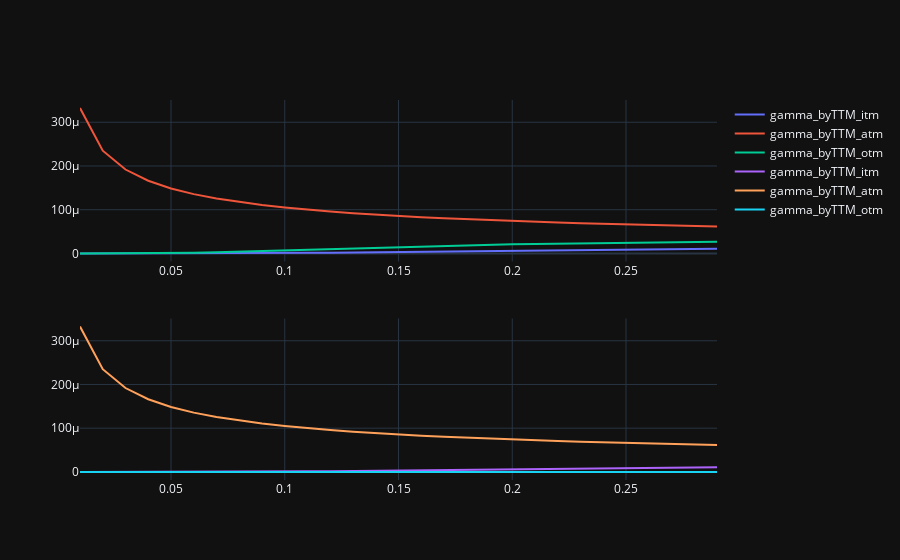

Notebook code for this chart:
### Code cell
# Gamma
#ttm

# 虚/实值程度一致的期权
gamma_itm = []
gamma_atm = []
gamma_otm = []

fig = make_subplots(2,1)

for i in np.arange(0.01,0.3,0.01):
    gamma_itm.append((get_all_greeks('c', 40000, 30000, i, 0, 0.3)['gamma'])[0])
    gamma_atm.append((get_all_greeks('c', 40000, 40000, i, 0, 0.3)['gamma'])[0])
    gamma_otm.append((get_all_greeks('c',40000,50000,i,0,0.3)['gamma'])[0])

trace = go.Scatter(x=np.arange(0.01,0.3,0.01),
                   y=gamma_itm,
                   mode='lines',
                   name='gamma_byTTM_itm')
trace1 = go.Scatter(x=np.arange(0.01,0.3,0.01),
                   y=gamma_atm,
                   mode='lines',
                   name='gamma_byTTM_atm')
trace2 = go.Scatter(x=np.arange(0.01,0.3,0.01),
                   y=gamma_otm,
                   mode='lines',
                   name='gamma_byTTM_otm')

fig.add_trace(trace,row=1,col=1)
fig.add_trace(trace1,row=1,col=1)
fig.add_trace(trace2,row=1,col=1)

# 提高虚值程度
gamma_itm = []
gamma_atm = []
gamma_otm = []

for i in np.arange(0.01,0.3,0.01):
    gamma_itm.append((get_all_greeks('c', 40000, 30000, i, 0, 0.3)['gamma'])[0])
    gamma_atm.append((get_all_greeks('c', 40000, 40000, i, 0, 0.3)['gamma'])[0])
    gamma_otm.append((get_all_greeks('c',40000,80000,i,0,0.3)['gamma'])[0])

trace = go.Scatter(x=np.arange(0.01,0.3,0.01),
                   y=gamma_itm,
                   mode='lines',
                   name='gamma_byTTM_itm')
trace1 = go.Scatter(x=np.arange(0.01,0.3,0.01),
                   y=gamma_atm,
                   mode='lines',
                   name='gamma_byTTM_atm')
trace2 = go.Scatter(x=np.arange(0.01,0.3,0.01),
                   y=gamma_otm,
                   mode='lines',
                   name='gamma_byTTM_otm')

fig.add_trace(trace,row=2,col=1)
fig.add_trace(trace1,row=2,col=1)
fig.add_trace(trace2,row=2,col=1)

py.offline.iplot(figure_or_data=fig,image_width = 1500,image_height=1200)

### Figure 1 — Plotly figure (JSON) as saved in the notebook; plotly's stock layout.template omitted (floating-point values rounded to 4 significant figures)
{"data": [{"mode": "lines", "name": "gamma_byTTM_itm", "x": [0.01, 0.02, 0.03, 0.04, 0.05, 0.06, 0.07, 0.08, 0.09, 0.1, 0.11, 0.12, 0.13, 0.14, 0.15, 0.16, 0.17, 0.18, 0.19, 0.2, 0.21, 0.22, 0.23, 0.24, 0.25, 0.26, 0.27, 0.28, 0.29], "xaxis": "x", "y": [0.0, 0.0, 0.0, 0.0, 1.819e-08, 7.276e-08, 1.455e-07, 3.092e-07, 5.821e-07, 9.277e-07, 1.346e-06, 1.801e-06, 2.31e-06, 2.892e-06, 3.456e-06, 4.075e-06, 4.675e-06, 5.257e-06, 5.857e-06, 6.439e-06, 7.021e-06, 7.585e-06, 8.113e-06, 8.64e-06, 9.131e-06, 9.586e-06, 1.006e-05, 1.05e-05, 1.091e-05], "yaxis": "y", "type": "scatter"}, {"mode": "lines", "name": "gamma_byTTM_atm", "x": [0.01, 0.02, 0.03, 0.04, 0.05, 0.06, 0.07, 0.08, 0.09, 0.1, 0.11, 0.12, 0.13, 0.14, 0.15, 0.16, 0.17, 0.18, 0.19, 0.2, 0.21, 0.22, 0.23, 0.24, 0.25, 0.26, 0.27, 0.28, 0.29], "xaxis": "x", "y": [0.0003324, 0.000235, 0.0001919, 0.0001662, 0.0001486, 0.0001356, 0.0001256, 0.0001174, 0.0001107, 0.000105, 0.0001001, 9.584e-05, 9.207e-05, 8.872e-05, 8.57e-05, 8.296e-05, 8.048e-05, 7.82e-05, 7.611e-05, 7.418e-05, 7.238e-05, 7.071e-05, 6.914e-05, 6.768e-05, 6.632e-05, 6.501e-05, 6.38e-05, 6.265e-05, 6.153e-05], "yaxis": "y", "type": "scatter"}, {"mode": "lines", "name": "gamma_byTTM_otm", "x": [0.01, 0.02, 0.03, 0.04, 0.05, 0.06, 0.07, 0.08, 0.09, 0.1, 0.11, 0.12, 0.13, 0.14, 0.15, 0.16, 0.17, 0.18, 0.19, 0.2, 0.21, 0.22, 0.23, 0.24, 0.25, 0.26, 0.27, 0.28, 0.29], "xaxis": "x", "y": [3.6e-16, 2.586e-10, 2.123e-08, 1.843e-07, 6.572e-07, 1.508e-06, 2.698e-06, 4.135e-06, 5.725e-06, 7.384e-06, 9.052e-06, 1.069e-05, 1.226e-05, 1.375e-05, 1.515e-05, 1.646e-05, 1.768e-05, 1.88e-05, 1.984e-05, 2.079e-05, 2.167e-05, 2.248e-05, 2.322e-05, 2.389e-05, 2.451e-05, 2.508e-05, 2.559e-05, 2.606e-05, 2.65e-05], "yaxis": "y", "type": "scatter"}, {"mode": "lines", "name": "gamma_byTTM_itm", "x": [0.01, 0.02, 0.03, 0.04, 0.05, 0.06, 0.07, 0.08, 0.09, 0.1, 0.11, 0.12, 0.13, 0.14, 0.15, 0.16, 0.17, 0.18, 0.19, 0.2, 0.21, 0.22, 0.23, 0.24, 0.25, 0.26, 0.27, 0.28, 0.29], "xaxis": "x2", "y": [0.0, 0.0, 0.0, 0.0, 1.819e-08, 7.276e-08, 1.455e-07, 3.092e-07, 5.821e-07, 9.277e-07, 1.346e-06, 1.801e-06, 2.31e-06, 2.892e-06, 3.456e-06, 4.075e-06, 4.675e-06, 5.257e-06, 5.857e-06, 6.439e-06, 7.021e-06, 7.585e-06, 8.113e-06, 8.64e-06, 9.131e-06, 9.586e-06, 1.006e-05, 1.05e-05, 1.091e-05], "yaxis": "y2", "type": "scatter"}, {"mode": "lines", "name": "gamma_byTTM_atm", "x": [0.01, 0.02, 0.03, 0.04, 0.05, 0.06, 0.07, 0.08, 0.09, 0.1, 0.11, 0.12, 0.13, 0.14, 0.15, 0.16, 0.17, 0.18, 0.19, 0.2, 0.21, 0.22, 0.23, 0.24, 0.25, 0.26, 0.27, 0.28, 0.29], "xaxis": "x2", "y": [0.0003324, 0.000235, 0.0001919, 0.0001662, 0.0001486, 0.0001356, 0.0001256, 0.0001174, 0.0001107, 0.000105, 0.0001001, 9.584e-05, 9.207e-05, 8.872e-05, 8.57e-05, 8.296e-05, 8.048e-05, 7.82e-05, 7.611e-05, 7.418e-05, 7.238e-05, 7.071e-05, 6.914e-05, 6.768e-05, 6.632e-05, 6.501e-05, 6.38e-05, 6.265e-05, 6.153e-05], "yaxis": "y2", "type": "scatter"}, {"mode": "lines", "name": "gamma_byTTM_otm", "x": [0.01, 0.02, 0.03, 0.04, 0.05, 0.06, 0.07, 0.08, 0.09, 0.1, 0.11, 0.12, 0.13, 0.14, 0.15, 0.16, 0.17, 0.18, 0.19, 0.2, 0.21, 0.22, 0.23, 0.24, 0.25, 0.26, 0.27, 0.28, 0.29], "xaxis": "x2", "y": [5.637e-120, 3.64e-62, 6.211e-43, 2.459e-33, 1.375e-27, 9.177e-24, 4.889e-21, 5.372e-19, 2.063e-17, 3.798e-16, 4.099e-15, 2.964e-14, 1.576e-13, 6.583e-13, 2.267e-12, 6.673e-12, 1.727e-11, 4.015e-11, 8.527e-11, 1.677e-10, 3.091e-10, 5.38e-10, 8.914e-10, 1.415e-09, 2.163e-09, 3.199e-09, 4.59e-09, 6.415e-09, 8.756e-09], "yaxis": "y2", "type": "scatter"}], "layout": {"xaxis": {"anchor": "y", "domain": [0.0, 1.0]}, "yaxis": {"anchor": "x", "domain": [0.575, 1.0]}, "xaxis2": {"anchor": "y2", "domain": [0.0, 1.0]}, "yaxis2": {"anchor": "x2", "domain": [0.0, 0.425]}}}
